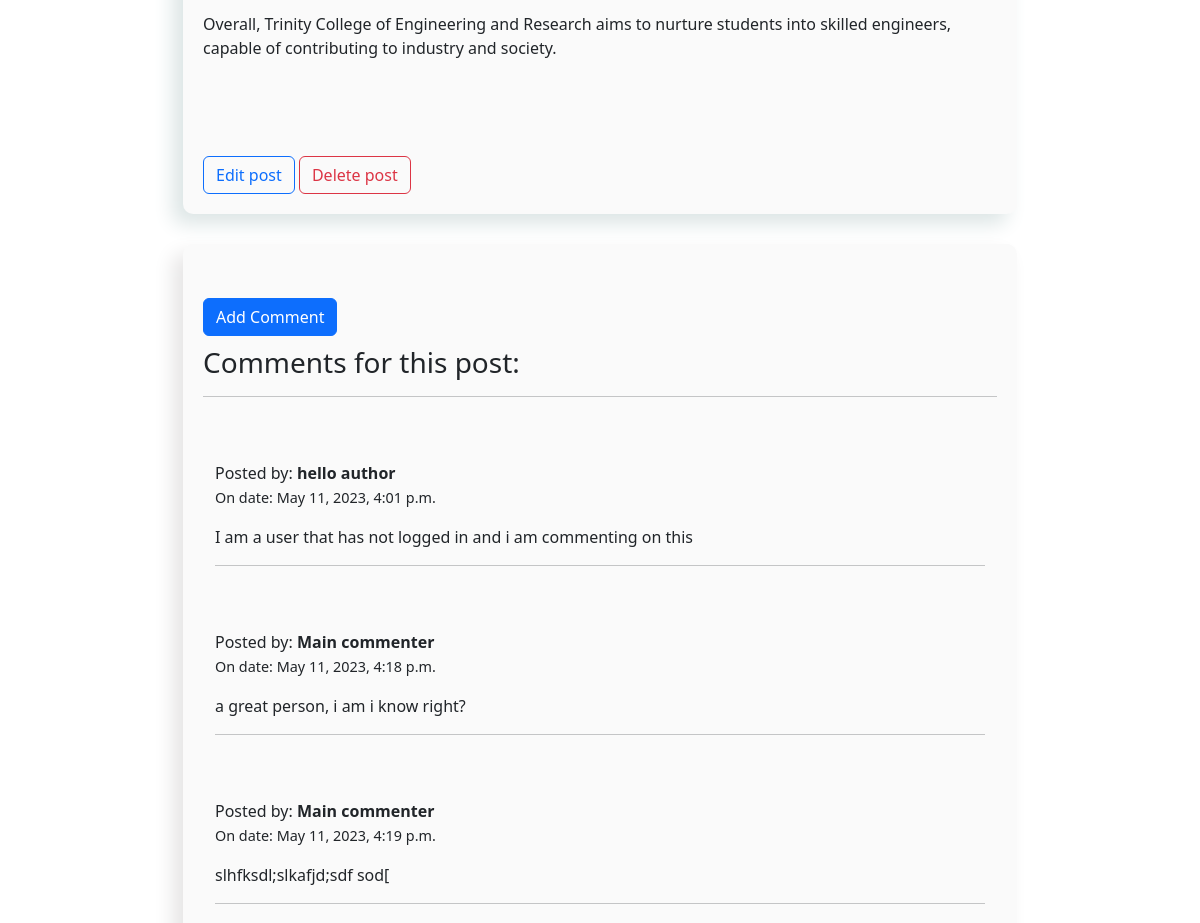
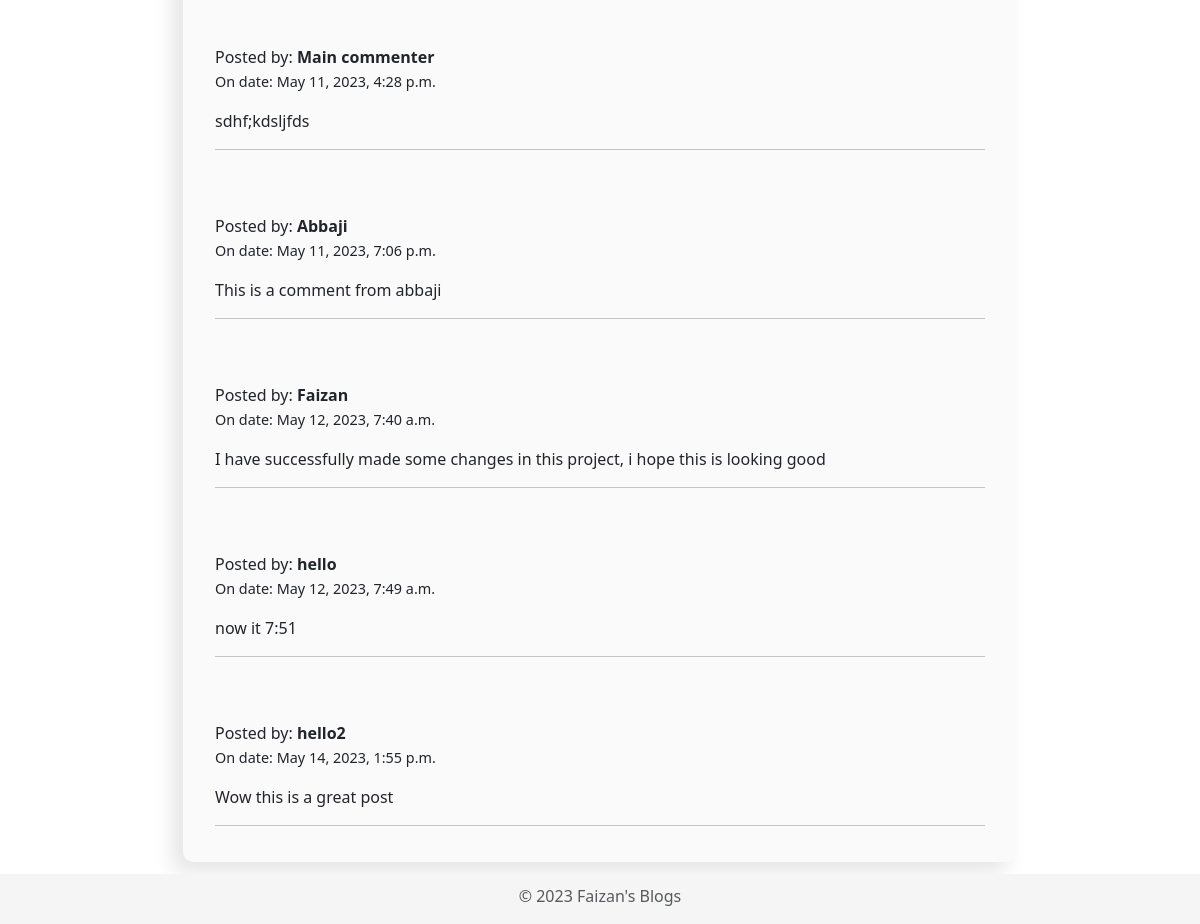
/post/5/ (signed in, lower part), run on an earlier commit of the app's database (2 pictures, top to bottom).
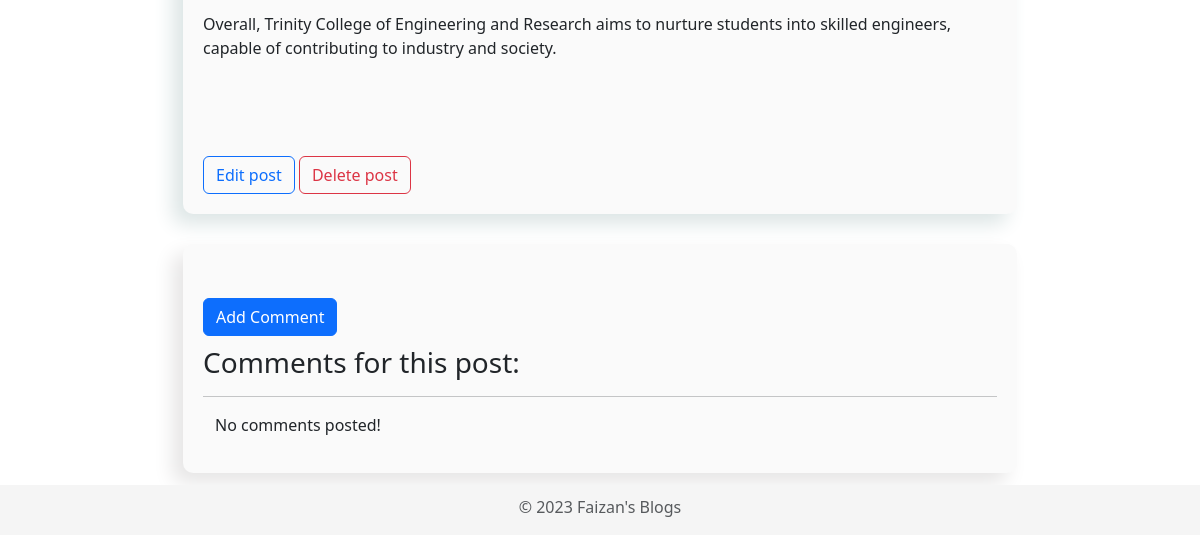
And on a later commit of the database.
### blog/models.py (models this page shows, shortened)
class Post(models.Model):
    author = models.ForeignKey('auth.User' ,related_name='author_post', on_delete=models.CASCADE)
    title = models.CharField(max_length=100)
    text = RichTextField(blank = True, null=True)
    tz1 = pytz.timezone('Asia/Kolkata')
    current_time = timezone.now().astimezone(tz1)
    duration = timedelta(hours=5, minutes=30)
    current_date = current_time + duration
    created_date = models.DateTimeField(default=current_date)
    published_date = models.DateTimeField(blank=True, null=True)
    post_img = models.ImageField(upload_to='images', blank = True)

class Comments(models.Model):
    post = models.ForeignKey('blog.Post', related_name='comments', on_delete= models.CASCADE)
    author = models.CharField(max_length=100)
    text = models.TextField()
    tz = pytz.timezone('Asia/Kolkata')
    current_time = timezone.now().astimezone(tz)
    duration = timedelta(hours=5, minutes=30)
    current_date = current_time + duration
    create_date = models.DateTimeField(default=current_date)
    approved_comment = models.BooleanField(default=False)

### blog/views.py (the view)
# urls.py: path('post/<int:pk>/', views.PostDetailView.as_view(), name='post_detail'),
class PostDetailView(DetailView):
    model = Post

### blog/templates/blog/post_detail.html (shortened to what this page needs)
{% extends 'blog/base.html' %}
{% block body_block %}
{% include 'blog/base2.html' %}
<div class="detail_formatting">
<br>
<p class="postcontent"> {{ post.text|safe }} </p>
{% if user.is_authenticated %}
<a class="btn btn-outline-primary" href="{% url 'post_edit' pk=post.pk %}">
    Edit post</a>
<a class="btn btn-outline-danger" href="{% url 'post_remove' pk=post.pk %}">
    Delete post</a>
{% endif %}
</div>
<div class="detail-comment">
<br>
<a class="btn btn-primary btn-comment" href="{% url 'add_comment_to_post' pk=post.pk %}">
    Add Comment
</a><br>
<h3> Comments for this post: </h3>
<hr>
<div class="container">
    {% for comment in post.comments.all %}
       <br>
       {% if user.is_authenticated or comment.approved_comment %}
       <br>
           <p>Posted by: <b> {{comment.author}} </b> <br>
           <span class="comment-dates">
            On date: {{comment.create_date}}</span> <br>
            {{comment.text|safe|linebreaks}} </p>
           <hr>
       {% endif %}
       {% empty %}
       <p>No comments posted!</p>
    {% endfor %}
</div>
</div>
{% include 'blog/base3.html' %}
{% endblock body_block %}

### blog/templates/blog/base.html (shortened to what this page needs)
<!doctype html>
{% load static %}
<html lang="en">
  <head>
    <link href="https://cdn.jsdelivr.net/npm/bootstrap@5.3.0-alpha3/dist/css/bootstrap.min.css" rel="stylesheet">
    <link rel="stylesheet" href="//cdn.jsdelivr.net/npm/medium-editor@latest/dist/css/medium-editor.min.css" type="text/css" media="screen" charset="utf-8">
    <link rel="stylesheet" href="{% static 'css/blog.css' %}">
  </head>
  <body>
        {% block body_block %}
        {% endblock %}
<div class="" style='background-color: rgba(245, 245, 245, 1); width: 100%; position: fixed; bottom:0px'>
  <footer style="padding-top: 10px;">
    <p class="text-center text-body-secondary">© 2023 Faizan's Blogs</p>
  </footer>
</div>
  </body>
</html>

### blog/templates/blog/base2.html
<div class="content container">
    <div class="row" style="justify-content: center;">
      <div class="col-lg-10">
        <div class="col" style="padding: 2em 1em;">

### blog/templates/blog/base3.html
</div>
</div>
</div>
</div>

### blog/static/css/blog.css (style rules this page uses)
body { font-family:'Roboto' Serif ; }
.btn-comment { position: static; margin-top: 10px; margin-bottom: 10px; }
.detail_formatting { background-color: rgba(250, 250, 250, 1); box-shadow: -10px 10px 20px rgb(220, 229, 229); padding: 20px; margin: 30px; border-radius: 10px; }
.detail-comment { background-color: rgba(250, 250, 250, 1); box-shadow: -10px 10px 20px rgb(230, 229, 229); padding: 20px; margin: 30px; border-radius: 10px; }

What changed in the data, as far as the page shows it:
removed Comments: author "hello author", create_date "May 11, 2023, 4:01 p.m.", text "I am a user that has not logged in and i am commenting on this"
removed Comments: author "Main commenter", create_date "May 11, 2023, 4:18 p.m.", text "a great person, i am i know right?"
removed Comments: author "Main commenter", create_date "May 11, 2023, 4:19 p.m.", text "slhfksdl;slkafjd;sdf sod["
removed Comments: author "Main commenter", create_date "May 11, 2023, 4:28 p.m.", text "sdhf;kdsljfds"
removed Comments: author "Abbaji", create_date "May 11, 2023, 7:06 p.m.", text "This is a comment from abbaji"
removed Comments: author "Faizan", create_date "May 12, 2023, 7:40 a.m.", text "I have successfully made some changes in this project, i hope this is looking good"
removed Comments: author "hello", create_date "May 12, 2023, 7:49 a.m.", text "now it 7:51"
removed Comments: author "hello2", create_date "May 14, 2023, 1:55 p.m.", text "Wow this is a great post"
Also different on the page:
text now shown: "No comments posted!"
